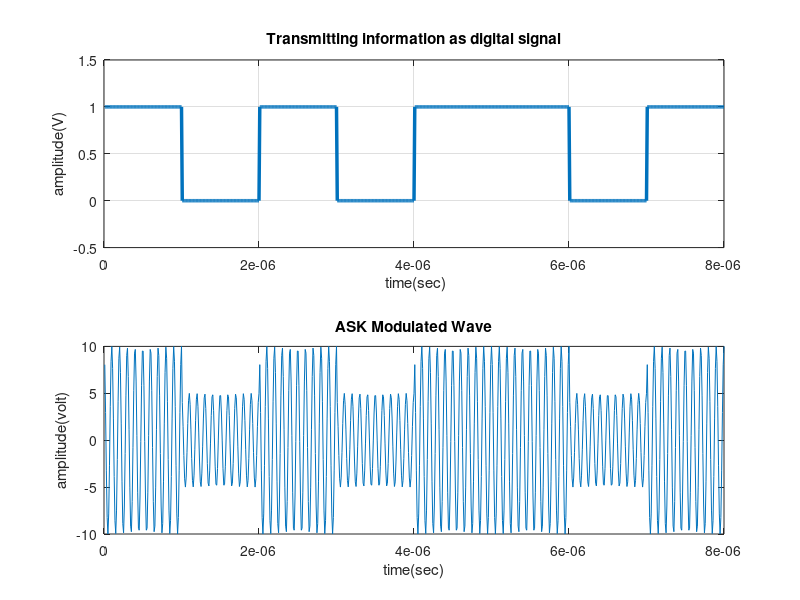

MATLAB code to generate this figure:
clc;
clear all;
close all;
x=[ 1 0 1 0 1 1 0 1]; % input message sequence
bp=.000001; % bit period
disp(' Binary information at transmitter:');
disp(x); % for displaying the input sequence
bit=[];
for n=1:1:length(x)
 if x(n)==1;
 se=ones(1,100);
 else x(n)==0;
 se=zeros(1,100);
 end
 bit=[bit se];
end
t1=bp/100:bp/100:100*length(x)*(bp/100);
subplot(2,1,1);
plot(t1,bit,'lineWidth',2.5);grid on; % for ploting given binary information
%in the form of digital signal
axis([ 0 bp*length(x) -.5 1.5]);
ylabel('amplitude(V)');
xlabel(' time(sec)');
title('Transmitting information as digital signal');
A1=10; % Amplitude of carrier signal for Bit 1
A2=5; % Amplitude of carrier signal for Bit 0
br=1/bp; % bit rate
f=br*10; % carrier frequency
t2=bp/99:bp/99:bp;
ss=length(t2);
m=[];
for (i=1:1:length(x))
 if (x(i)==1)
 y=A1*cos(2*pi*f*t2);
 else
 y=A2*cos(2*pi*f*t2);
 end
 m=[m y];
end
t3=bp/99:bp/99:bp*length(x);
subplot(2,1,2);
plot(t3,m);
xlabel('time(sec)');
ylabel('amplitude(volt)');
title('ASK Modulated Wave');